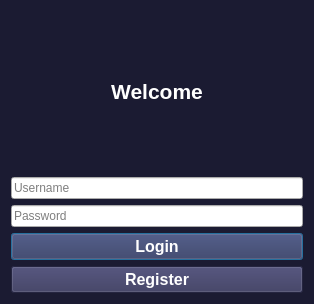
<?xml version="1.0" encoding="UTF-8"?>
<ui version="4.0">
 <class>LoginPage</class>
 <widget class="QDialog" name="LoginPage">
  <property name="geometry">
   <rect>
    <x>0</x>
    <y>0</y>
    <width>314</width>
    <height>304</height>
   </rect>
  </property>
  <property name="windowTitle">
   <string>Login</string>
  </property>
  <property name="styleSheet">
   <string notr="true">QDialog{
	background:#1b1b32;
}</string>
  </property>
  <layout class="QVBoxLayout" name="verticalLayout">
   <item>
    <widget class="QLabel" name="welcomeLabel">
     <property name="font">
      <font>
       <family>Tahoma</family>
       <pointsize>16</pointsize>
       <bold>true</bold>
      </font>
     </property>
     <property name="styleSheet">
      <string notr="true">QLabel{
	color: white;
}</string>
     </property>
     <property name="text">
      <string>Welcome</string>
     </property>
     <property name="alignment">
      <set>Qt::AlignCenter</set>
     </property>
    </widget>
   </item>
   <item>
    <widget class="QLineEdit" name="username_input">
     <property name="placeholderText">
      <string>Username</string>
     </property>
    </widget>
   </item>
   <item>
    <widget class="QLineEdit" name="password_input">
     <property name="echoMode">
      <enum>QLineEdit::Password</enum>
     </property>
     <property name="placeholderText">
      <string>Password</string>
     </property>
    </widget>
   </item>
   <item>
    <widget class="QPushButton" name="login_button">
     <property name="font">
      <font>
       <pointsize>12</pointsize>
       <bold>true</bold>
      </font>
     </property>
     <property name="cursor">
      <cursorShape>PointingHandCursor</cursorShape>
     </property>
     <property name="styleSheet">
      <string notr="true">QPushButton{
	background:#34345a;
	color:white;
}</string>
     </property>
     <property name="text">
      <string>Login</string>
     </property>
    </widget>
   </item>
   <item>
    <widget class="QPushButton" name="create_account_button">
     <property name="font">
      <font>
       <pointsize>12</pointsize>
       <bold>true</bold>
      </font>
     </property>
     <property name="cursor">
      <cursorShape>PointingHandCursor</cursorShape>
     </property>
     <property name="styleSheet">
      <string notr="true">QPushButton{
	background:#34345a;
	color:white;
}</string>
     </property>
     <property name="text">
      <string>Register</string>
     </property>
    </widget>
   </item>
  </layout>
 </widget>
 <resources/>
 <connections/>
</ui>
